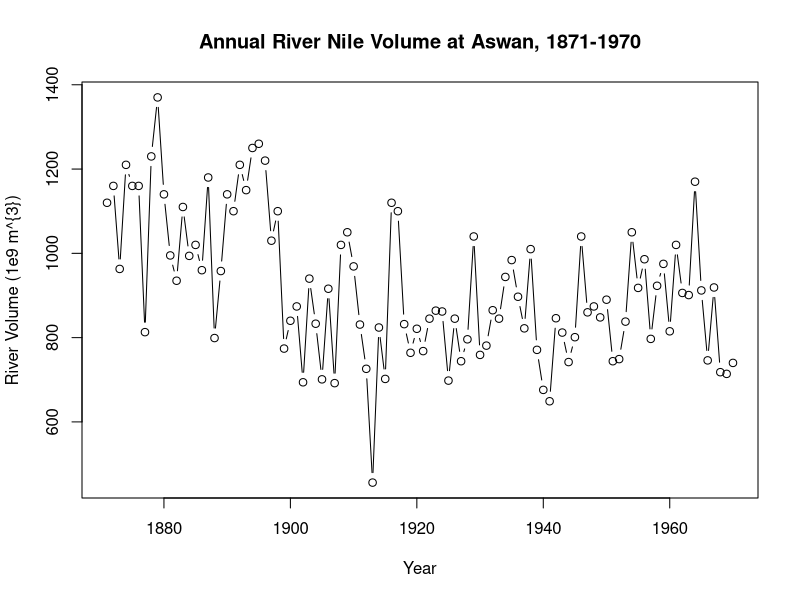
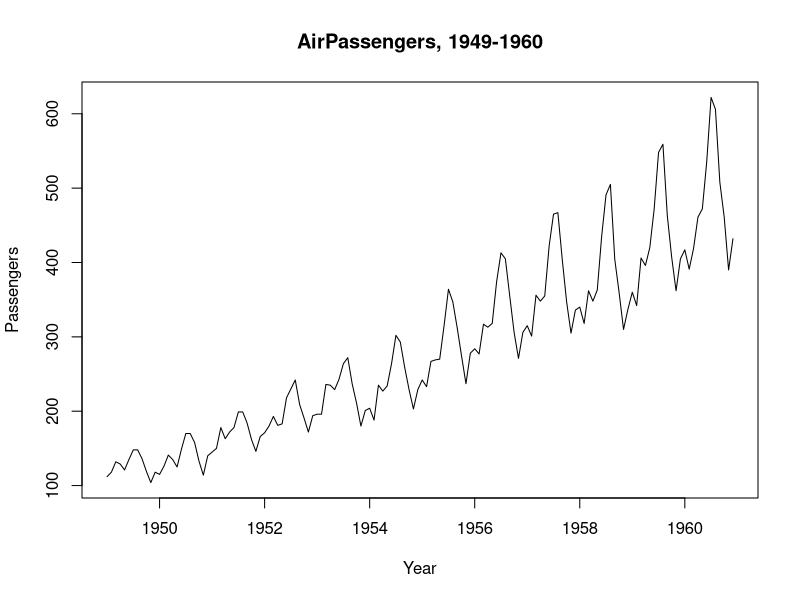
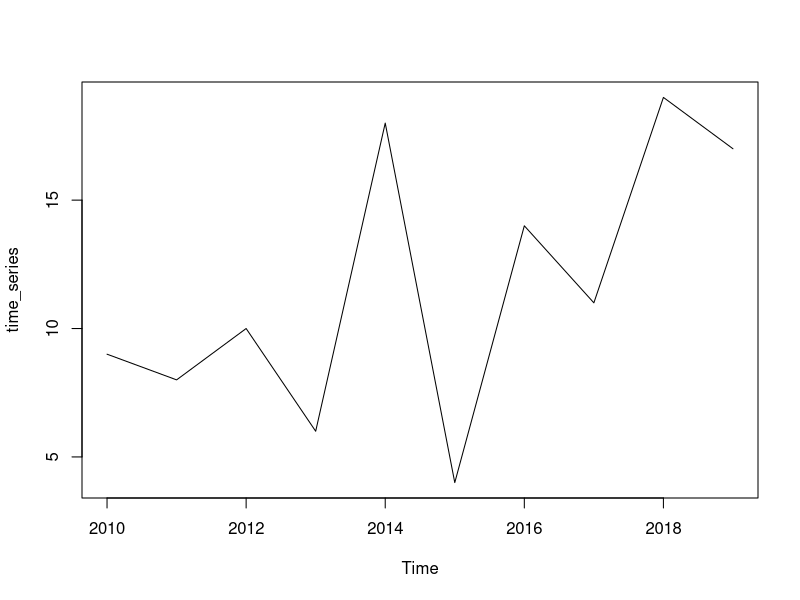
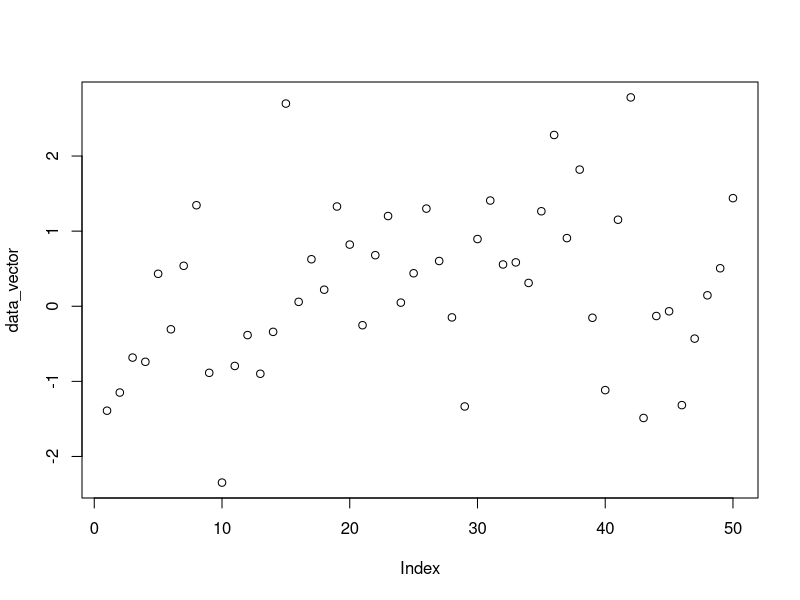
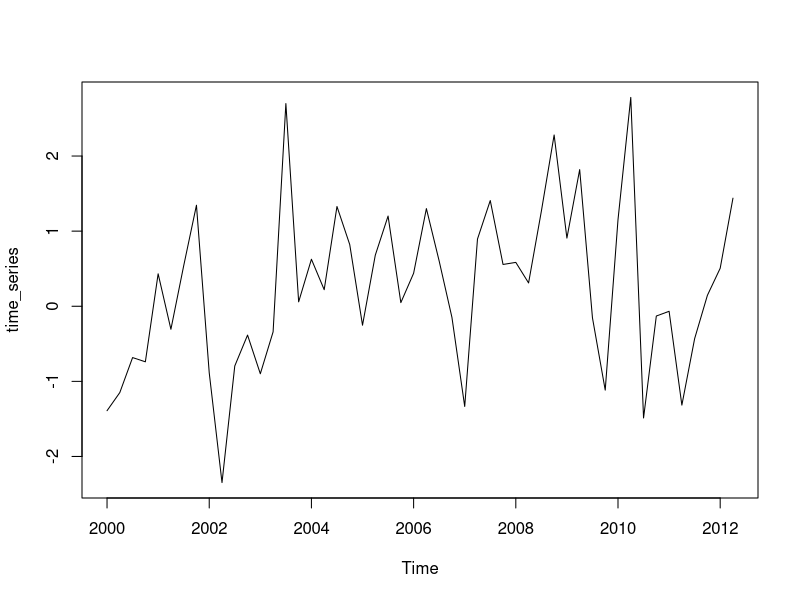
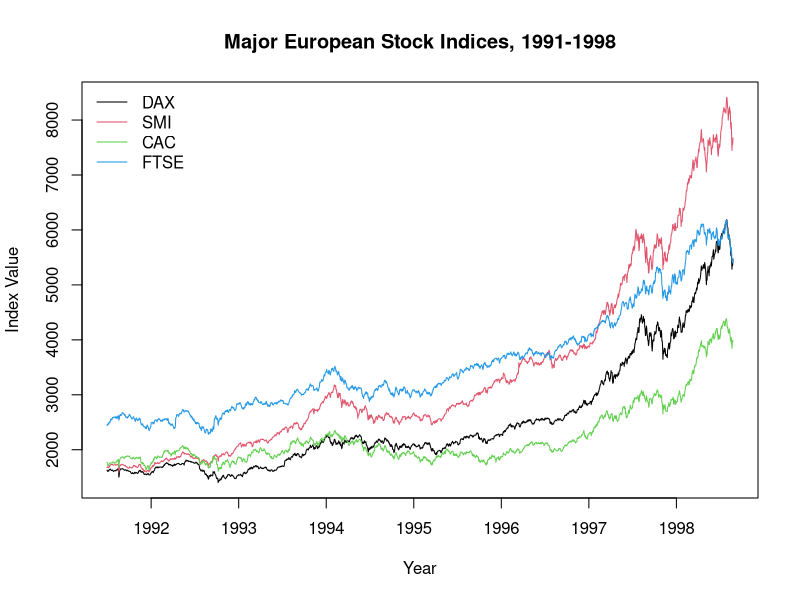
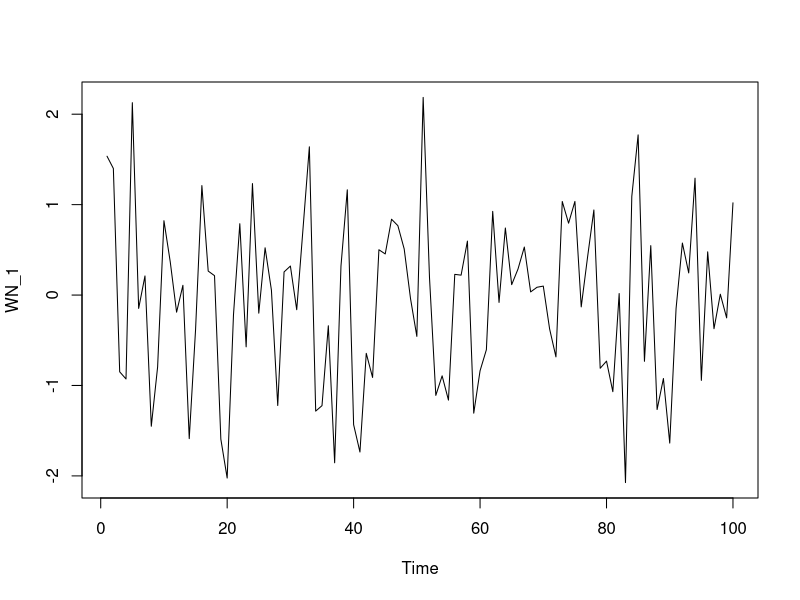
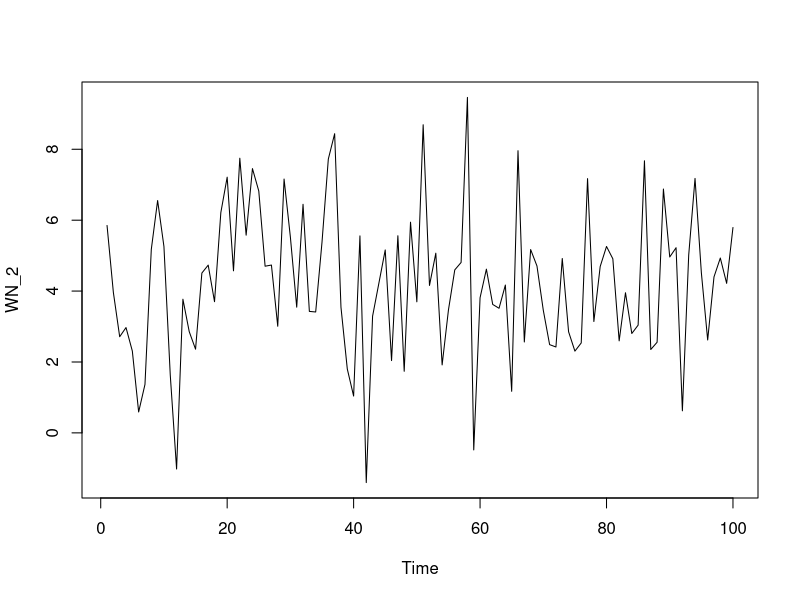

Write R code to recreate these figures, in order. (Note: this script raises an error after producing the figures.)
## ---- chunk 1
rm(list=ls())
graphics.off()
library(xts)
dat <- read.csv("data/CPIAUCSL.csv")
data(economics, package="ggplot2")

## ---- chunk 2
# Change CPI to xts
cpi <- xts(x = dat$CPIAUCSL, order.by = as.Date(dat$DATE))
econ <- xts(x = economics[,-1], order.by = as.Date(economics[,1]))
## ---- chunk 3
periodicity(Nile)
length(Nile)
plot(Nile, main="Annual River Nile Volume at Aswan, 1871-1970" ,xlab = "Year", ylab = "River Volume (1e9 m^{3})", type="b")
## ---- chunk 4
# Use AirPassengers data for this 
data(AirPassengers)
air <- AirPassengers
plot(air, main="AirPassengers, 1949-1960", xlab="Year", ylab="Passengers")

# Check start and end
start(air)
end(air)

## time(), deltat(), frequency(), cycle()

# vector of time indices
tail(time(air))

# returns fixed time interval
deltat(air)

# returns number of observations per unit time
frequency(air)

# Return position in each cycle
cycle(air)
## ---- chunk 5
data_vector <- sample(x = 1:20,size = 10, replace = FALSE)
data_vector
time_series <- ts(data_vector, start = 2010, frequency = 1)
plot(time_series)

# check if ts
is.ts(time_series)
## ---- chunk 6
# Create a more sophisticatd example
#data_vector <- 

data_vector <- seq(from = 0, 1, length.out = 50) + rnorm(n = 50, mean = 0, sd = 1)
plot(data_vector)

# Convert to quarterly ts and plot again
time_series <- ts(data_vector, start = 2000, frequency = 4)
plot(time_series)

# more complex time series plot with ts.plot()
data(EuStockMarkets)
eu_stocks <- EuStockMarkets
ts.plot(eu_stocks, col = 1:4, xlab = "Year", ylab = "Index Value", main = "Major European Stock Indices, 1991-1998")
legend("topleft", colnames(eu_stocks), lty = 1, col = 1:4, bty = "n")
## ---- chunk 7
# Simulate n=50 observations from the WN model using arima.sim
WN_1 <- arima.sim(model = list(order=c(0,0,0)), n=100)
ts.plot(WN_1)

# WN with mean and different sd
WN_2 <- arima.sim(model=list(order=c(0,0,0)),
                  n=100,
                  mean=4,
                  sd=2)
ts.plot(WN_2)

# Switching sides: fitting WN model with arima()
arima(WN_2, order=c(0,0,0))

# Compare to standard functions.
mean(WN_2)
var(WN_2)
## ---- chunk 8
rw <- arima.sim(model=list(order=c(0,1,0)), n=100)
ts.plot(rw)
ts.plot(diff(rw))
## ---- chunk 9
rw_drift <- arima.sim(model = list(order=c(0,1,0)),
                      n = 100,
                      mean=1,
                      sd=2)

ts.plot(rw_drift)
ts.plot(diff(rw_drift))

# Estimate the mean of the differenced series (white noise) using arima()
model_wn <- arima(diff(rw_drift), order=c(0,0,0))
wn_coef <- model_wn$coef

# add this to initial plot
ts.plot(rw_drift)
abline(0, wn_coef, col="red", lty=2)
## ---- chunk 10
# Use arima.sim() to generate WN data
white_noise <- arima.sim(model=list(order=c(0,0,0)), n=100)

# Use cumsum() to convert your WN data to RW
random_walk <- cumsum(white_noise)
  
# Use arima.sim() to generate WN drift data
wn_drift <- arima.sim(model=list(order=c(0,0,0)), n=100, mean=0.4)
  
# Use cumsum() to convert your WN drift data to RW
rw_drift <- cumsum(wn_drift)

# Plot all four data objects
plot.ts(cbind(white_noise, random_walk, wn_drift, rw_drift))

## ---- chunk 11
# Plot eu_stocks
plot(eu_stocks)

# Convert prices to returns
returns <- eu_stocks[-1,] / eu_stocks[-dim(eu_stocks)[1],] - 1

# Convert returns to ts
returns <- ts(returns, start = c(1991, 130), frequency = 260)

# Plot returns
head(returns)

# Convert prices to log returns
logreturns <- diff(log(eu_stocks))

# Plot logreturns
plot(logreturns)

# 
eu_percentreturns <- returns*100
colMeans(eu_percentreturns)

# apply sample variance sd to cols (MARGIN=2)
apply(eu_percentreturns, MARGIN = 2, FUN = var)

# Calculate sd
apply(eu_percentreturns, MARGIN=2, sd)

# pairwise scatterplots
pairs(eu_stocks)
pairs(logreturns)
## ---- chunk 12
# histogram for all four indices
par(mfrow = c(2,2))
apply(eu_percentreturns, MARGIN = 2, FUN = hist, main = "", xlab = "Percentage Return")
## ---- chunk 13
# Pick 2/4 stocks for measuring their association
stock_a <- tail(eu_stocks[,1], 100)
stock_b <- tail(eu_stocks[,2], 100)

# plot both series: 
# (to do) Standardize normalize to make them comparable 
ts.plot(cbind(stock_a, stock_b))

# Covariance: hard to interpret
cov(stock_a, stock_b)

# Correlation: Standardized to [-1,+1]
cor(stock_a, stock_b)
cov(stock_a, stock_b) / (sd(stock_a) * sd(stock_b))

## Same for logreturns
logreturn_a <- diff(log(stock_a))
logreturn_b <- diff(log(stock_b))
ts.plot(cbind(logreturn_a, logreturn_b), col=c("black", "blue"))

# Cov and cor
cov(logreturn_a, logreturn_b)
cor(logreturn_a, logreturn_b)

# We can also calculate a complete correlation matrix
cor(eu_stocks)

## ---- chunk 14
# Cut stock to calculate first order autocorrelation
stock_a_cut1 <- stock_a[-1]
stock_a_cut2 <- stock_a[-100]
# Check if lenght is correct
apply(cbind(stock_a_cut1, stock_a_cut2), MARGIN = 2, FUN = length)

cor(stock_a_cut1, stock_a_cut2)

# Now using the acf function
acf(stock_a, lag.max = 1, plot = FALSE)
## ---- chunk 15
n <- length(stock_a)
cor(stock_a_cut1, stock_a_cut2) * ((n-1)/n)
## ---- chunk 16
# Compare  different types of autocorrelation
par(mfrow=c(2,2))
acf(stock_a)
acf(random_walk)
acf(white_noise)
acf(diff(air))
## ---- chunk 17
# Simulate an AR model with 0.1 slope
w <- arima.sim(model=list(ar=0.1), n=100)

# Simulate an AR model with 0.5 slope
x <- arima.sim(model = list(ar = 0.5), n = 100)

# Simulate an AR model with 0.95 slope
y <- arima.sim(model=list(ar=0.95), n=100)

# Simulate an AR model with -0.75 slope
z <- arima.sim(model=list(ar=-0.75), n=100)

# Plot simulated data
par(mfrow=c(2,2))
ts.plot(w)
ts.plot(x)
ts.plot(y)
ts.plot(z)


# Check acf for all series
par(mfrow=c(2,2))
acf(w)
acf(x)
acf(y)
acf(z)

# Simulate AR model with different slopes
w <- arima.sim(model=list(ar=0.25), n=200)
x <- arima.sim(model = list(ar=0.9), n = 200)
y <- arima.sim(model=list(ar=0.985), n=200)

# Simulate RW model
z <- arima.sim(model=list(order=c(0,1,0)), n=200)


# Plot the simulated series
par(mfrow=c(2,2))
ts.plot(w)
abline(h = mean(w), lty=3, col="blue")
ts.plot(x)
abline(h = mean(x), lty=3, col="blue")
ts.plot(y)
abline(h = mean(y), lty=3, col="blue")
ts.plot(z)
abline(h = mean(z), lty=3, col="blue")

# Plot the acf of the series
par(mfrow=c(2,2))
acf(w)
acf(x)
acf(y)
acf(z)
## ---- chunk 18
# Load data: Data is annualized and reported in percent
data(Mishkin, package="Ecdat")
inflation <- as.ts(Mishkin[,1])

# Basic information
periodicity(inflation)
summary(inflation)

# Plot and acf on data
ts.plot(inflation)
abline(h = mean(inflation), col="blue", lty=3)
acf(inflation)
## ---- chunk 19
inflation_ar <- arima(inflation, order=c(1, 0, 0))
print(inflation_ar)
## ---- chunk 20
# Plot observed and fitted values
ts.plot(inflation)
inflation_ar_fitted <- inflation - inflation_ar$residuals
points(inflation_ar_fitted, type="l", col="red", lty=2)

## ---- chunk 21
# 1-step ahead
predict(inflation_ar)

# 12 steps ahead
inflation_fc12 <- predict(inflation_ar, n.ahead = 12)

ts.plot(window(inflation, 1975))
points(inflation_fc12$pred, type="l", col="red", lty=2)
## ---- chunk 22
# Fit an AR model to Nile
AR_fit <- arima(Nile, order  = c(1,0,0))
print(AR_fit)

# Use predict() to make a 1-step forecast
predict_AR <- predict(AR_fit)

# Obtain the 1-step forecast using $pred[1]
predict_AR$pred[1]

# Use predict to make 1-step through 10-step forecasts
predict(AR_fit, n.ahead = 10)

# Run to plot the Nile series plus the forecast and 95% prediction intervals
ts.plot(Nile, xlim = c(1871, 1980))
AR_forecast <- predict(AR_fit, n.ahead = 10)$pred
AR_forecast_se <- predict(AR_fit, n.ahead = 10)$se
points(AR_forecast, type = "l", col = 2)
points(AR_forecast - 2*AR_forecast_se, type = "l", col = 2, lty = 2)
points(AR_forecast + 2*AR_forecast_se, type = "l", col = 2, lty = 2)


## ---- chunk 23
data(gtemp, package="astsa")
ts.plot(gtemp)
## ---- chunk 24
# Simulate MA(1) model with differen slopes
w <- arima.sim(model = list(ma = 0.5), n=100)
x <- arima.sim(model = list(ma = 0.9), n=100)
y <- arima.sim(model = list(ma = -0.5), n=100)
z <- arima.sim(model = list(ma = 0), n=100)

par(mfrow=c(2,2))
ts.plot(w)
abline(h=mean(w), lty=3, col="blue")

ts.plot(x)
abline(h=mean(x), lty=3, col="blue")

ts.plot(y)
abline(h=mean(y), lty=3, col="blue")

ts.plot(z)
abline(h=mean(z), lty=3, col="blue")


# Calculate ACF
par(mfrow=c(2,2))
acf(w)
acf(x)
acf(y)
acf(z)

# Calculate PACF
par(mfrow=c(2,2))
pacf(w)
pacf(x)
pacf(y)
pacf(z)


## ---- chunk 25
data(Mishkin, package = "Ecdat")
inflation <- as.ts(Mishkin[,1])
inflation_diff <- diff(inflation)
ts.plot(inflation)

ts.plot(inflation_diff)
abline(h = mean(inflation_diff), col="blue", lty=2)
acf(inflation_diff)

## ---- chunk 26
# Estimate MA model using arima()
inflation_diff_ma <- arima(inflation_diff, order=c(0, 0, 1))
print(inflation_diff_ma)
## ---- chunk 27
# Get fitted values: Difference y_t and residuals
# using residuals() function or $residuals
inflation_diff_ma_fitted <- inflation_diff - inflation_diff_ma$residuals

# All data, fitted values
ts.plot(inflation_diff)
points(inflation_diff_ma_fitted, type="l", col="red", lty=2)

# Last 100 observations, fitted values
ts.plot(as.ts(tail(inflation_diff,100)))
points(tail(inflation_diff_ma_fitted,100), type="l", col="red", lty=2)
## ---- chunk 28
# using predict() function
inflation_diff_ma_fc12 <-predict(inflation_diff_ma, 12)

fc12_se <- inflation_diff_ma_fc12$se

# plot the data, forecast and 95% intervals
ts.plot(window(inflation_diff, 1975))
points(inflation_diff_ma_fc12$pred, type="l", col="red", lty=1)
points(inflation_diff_ma_fc12$pred + 2*fc12_se, type="l", col="red", lty=2)
points(inflation_diff_ma_fc12$pred - 2*fc12_se, type="l", col="red", lty=2)



## ---- chunk 29
# 
w <- arima.sim(model = list(ma = 0.75), n= 100)
x <- arima.sim(model = list(ma = -0.75), n= 100)
y <- arima.sim(model = list(ar = 0.48), n = 100)
z <- arima.sim(model = list(ar = -0.48), n = 100)

par(mfrow=c(2,2))
acf(w)
acf(x)
acf(y)
acf(z)
## ---- chunk 30
# Fitting an AR and MA model for last 100 observations of inflation
inflation24_diff <- as.ts(tail(diff(inflation), 24))

inflation24_diff_ar <- arima(inflation24_diff, order=c(1,0,0))
inflation24_diff_ar_fitted <- inflation24_diff - inflation24_diff_ar$residuals

inflation24_diff_ma <- arima(inflation24_diff, order=c(0,0,1))
inflation24_diff_ma_fitted <- inflation24_diff - inflation24_diff_ma$residuals

ts.plot(cbind(inflation24_diff, inflation24_diff_ar_fitted, inflation24_diff_ma_fitted), lty=c(2,1,1), col=c(1,"red","blue"))

# Estimate full model and compare using AIC, BIC
inflation_diff_ar <- arima(inflation_diff, order=c(1,0,0))
AIC(inflation_diff_ar)
BIC(inflation_diff_ar)

inflation_diff_ma <- arima(inflation_diff, order=c(0,0,1))
AIC(inflation_diff_ma)
BIC(inflation_diff_ma)

